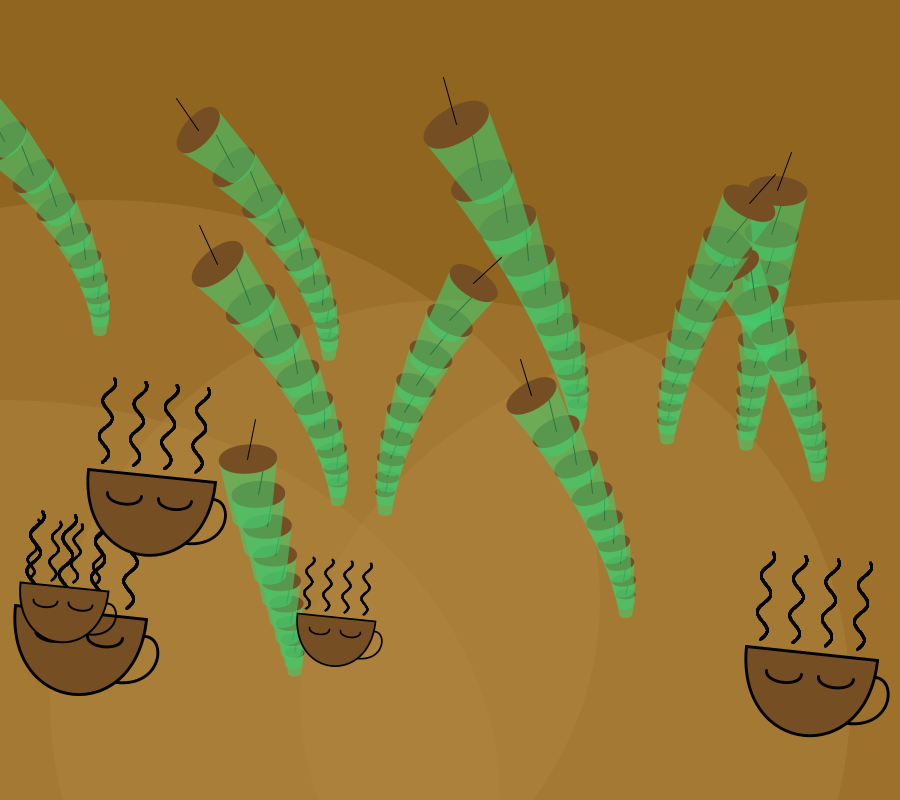
Frame 1 (no input)
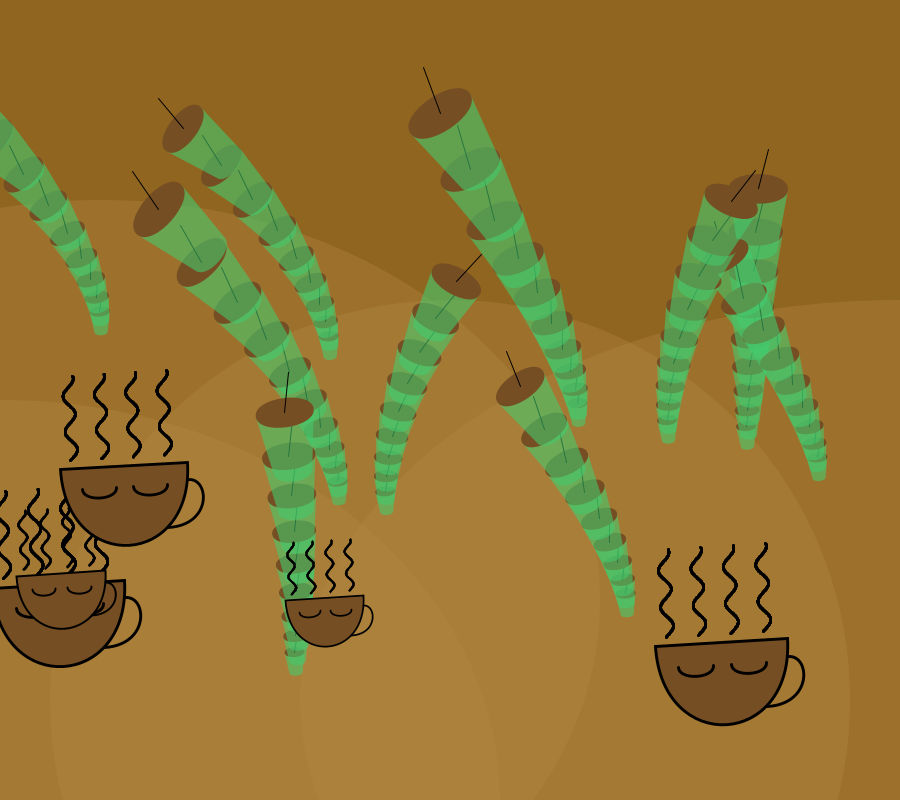
Frame 60 (the mouse pressed at the canvas centre just before this capture)
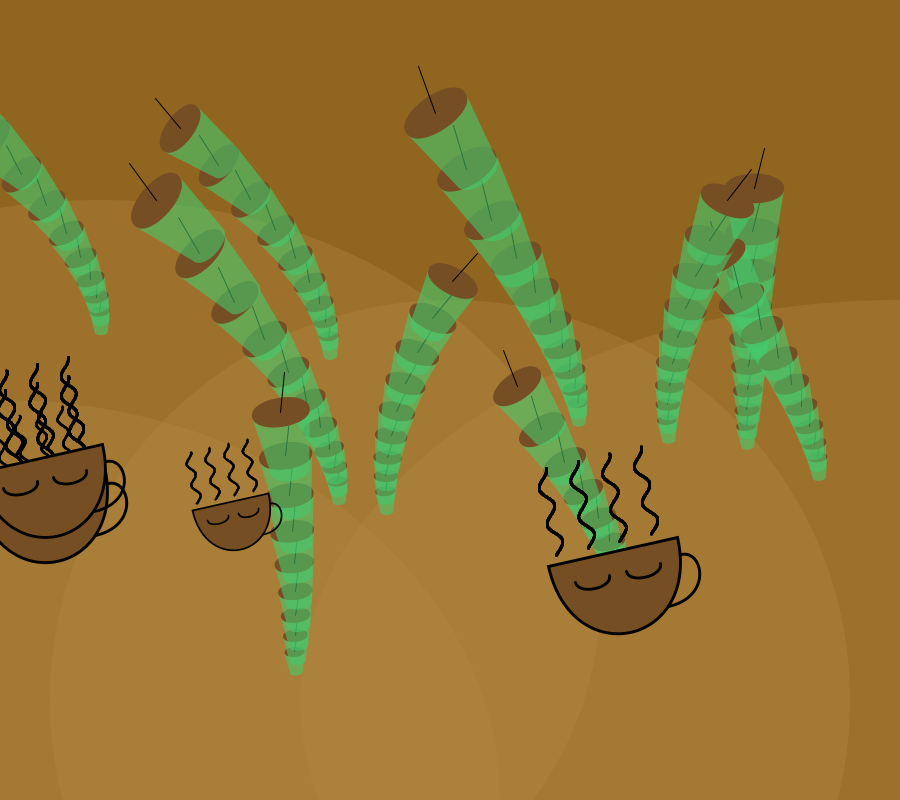
Frame 120 (the mouse held since frame 60 and released just before this capture)

The Processing sketch that drew these frames (run headless with seeded random() and noise(); from frame 60 on, the mouse is pressed at the canvas centre):

// Processing sketch: processing_101692
// ── processing_101692.pde

Coffee[] coffee;
CupTree[] tree;


float theta;

void setup() {
  size(900, 800);

  coffee = new Coffee[5];
  tree = new CupTree[10];
  for (int i=0; i<tree.length; i++) {
    tree[i]=new CupTree(random(50, 850), random(300, height-100), random(50, 70), random(radians(-50), radians(50)));
  }
  for (int i=0; i<coffee.length; i++) {
    coffee[i] = new Coffee(random(width), random(500, height), random(50, 100));
  }
}

void draw() {
  background(#90651F);


  //nice hills!
  fill(#AF8541, 100);
  noStroke();
  ellipse(0, height, 1000, height);
  ellipse(100, 600, 1000, height);
  ellipse(width, 700, 1200, height);
  ellipse(width/2, 700, 800, 800);



  for (int i=0; i<tree.length; i++) {
    tree[i].makeTree();
    tree[i].shakeTree();
  }

  for (int i=0; i<coffee.length; i++) {
    coffee[i].draw();
    coffee[i].move();
  }
}

class Coffee {
  float x;
  float y;
  float size;
  float speed;
  float theta;
  float theta2;
  Waves[] waves;

  Coffee(float tempX, float tempY, float tempSize) {
    x = tempX;
    y = tempY;

    size = tempSize;
    speed = size/(size*10);
    theta=0;
    theta2=0;

    waves = new Waves[4];
    for (int i = 0; i<waves.length; i++) {
      waves[i]=new Waves();
    }
  } 

  void draw() {
    stroke(0);
    fill(#764E23);
    strokeWeight(size/30);


    pushMatrix();
    translate(x, y);
    //body
    beginShape();
    vertex(-0.75*size, -0.50*size);
    vertex(0.75*size, -0.50*size);
    bezierVertex(0.75*size, 0.75*size, -0.75*size, 0.75*size, -0.75*size, -0.50*size);
    theta+=speed/4;
    //move!
    rotate(map(noise(theta), 0, 1, size/size*-0.5, size/size*0.5));
    endShape(CLOSE);

    //left eye
    beginShape();
    vertex(-0.10*size, -0.25*size);
    bezierVertex(-0.10*size, -0.10*size, -0.50*size, -0.10*size, -0.50*size, -0.25*size);
    endShape();

    //right eye
    beginShape();
    vertex(0.10*size, -0.25*size);
    bezierVertex(0.10*size, -0.10*size, 0.50*size, -0.10*size, 0.50*size, -0.25*size);
    endShape();

    //handle
    beginShape();
    noFill();
    vertex(0.75*size, -0.30*size);
    bezierVertex(size, -0.30*size, size, 0.25*size, 0.48*size, 0.25*size);
    endShape();

    //my waves
    for (int i = 0; i<waves.length; i++) {
      pushMatrix();
      translate(-0.60*size+i*0.37*size, -0.6*size);
      waves[i].makeWave(speed, size);
      waves[i].moveWave(speed, size);
      popMatrix();
    }

    popMatrix();
  }

  void move() {
    theta2+=speed/2;

    x+=map(noise(theta2), 0, 1, -random(5,10), random(5,10));     
    y+=map(noise(theta2), 0, 1, -random(5,10), random(5,10));
    
    x = constrain(x,50,750);
    y = constrain(y,500,750);
  }
}

class CupTree {
  Cup cup;
  float x;
  float y;
  float size;
  float angle;
  float startAngle;
  float theta;

  CupTree(float tempX, float tempY, float tempSize, float tempAngle) {
    size = tempSize;
    x = tempX;
    y = tempY;
    angle = tempAngle;
    startAngle = radians(0);


    theta=0;

    cup = new Cup(size, angle);
  }

  //shake that tree plz
  void shakeTree() {
    startAngle+=map(noise(theta), 0, 1, radians(-3), radians(3));
    theta+=0.05;
    startAngle=constrain(startAngle, radians(-5), radians(5));
  }

  void makeTree() {
    cup.drawCup(x, y, startAngle, 20);
  }
}

class Cup {
  float maxSize;
  float xPos, yPos;
  float maxAngle;
  float angleIncrement;
  float increaseSize;

  float startSize;
  float startAngle;


  Cup(float tempSize, float tempAngle) {
    maxSize = tempSize;
    maxAngle = tempAngle;

    angleIncrement = tempAngle/8;
    increaseSize= maxSize/12;

    startAngle = radians(0);
    startSize = 20;
  } 

  void drawCup(float tempXPos, float tempYPos, float startAngle_, float startSize_) {
    xPos = tempXPos;
    yPos = tempYPos;

    startAngle = startAngle_;
    startSize = startSize_;

    pushMatrix();
    translate(xPos, yPos);
    rotate(startAngle);

    noStroke();
    //cup
    fill(#42CB6C, 150);
    beginShape();
    vertex(0, 0);
    vertex(startSize/6, startSize);
    bezierVertex(startSize/6, startSize+startSize/4, startSize-startSize/6, startSize+startSize/4, startSize-startSize/6, startSize);
    vertex(startSize, 0);
    endShape();

    //lid
    fill(#764E23);
    beginShape();
    vertex(0, 0);
    bezierVertex(0, startSize/3, startSize, startSize/3, startSize, 0);
    bezierVertex(startSize, -startSize/3, 0, -startSize/3, 0, 0);
    endShape();

    //straw
    beginShape();
    stroke(0);
    strokeWeight(1);
    vertex(startSize/2, 0);
    vertex(startSize/1.5, -startSize/1.5);
    endShape();

    popMatrix();

    //more cups to complete cup tree!
    if (maxAngle<startAngle && maxSize>startSize) {
      drawCup(xPos-startSize*0.2+startSize*startAngle*0.65, yPos-startSize*0.65, startAngle+angleIncrement, startSize+increaseSize);
    } else if (startAngle<maxAngle && startSize<maxSize) {
      drawCup(xPos+startSize*startAngle*0.9, yPos-startSize*0.8, startAngle+angleIncrement, startSize+increaseSize);
    }
  }
}

class Waves {
  float theta;

  Waves() {
    theta=0;
  }
  
  void makeWave(float speed, float size) {
    stroke(0);
    float y = theta;
    for (int i = 0; i<300; i++) {
      float x= sin(y)*size/15;
      point(0+x, 0-i*size/300);
      //move along Y axis;
      y+=speed/2;
    }
  }
  
  void moveWave(float speed, float size) {
    theta+=speed;
  }
  
}
